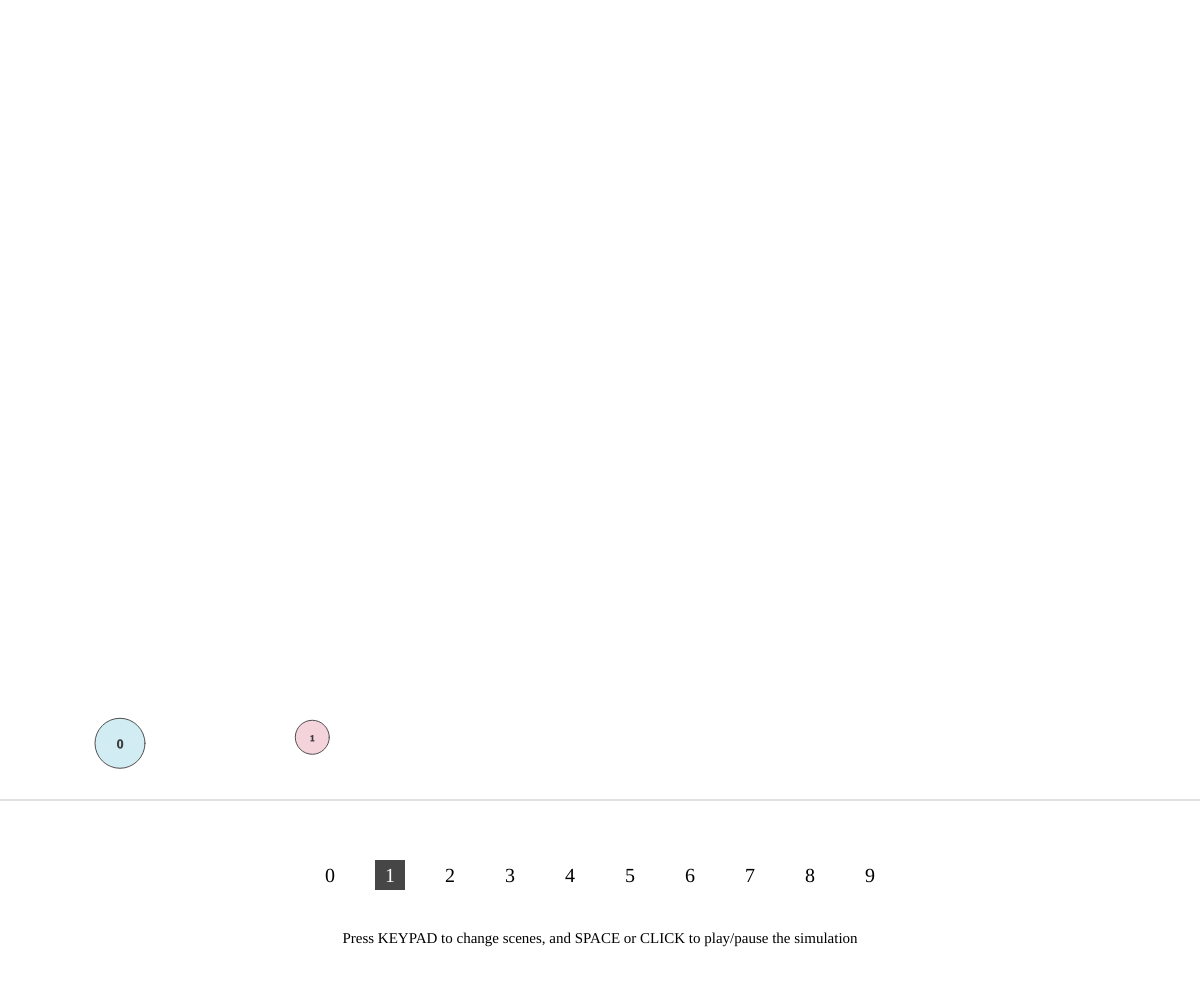
Frame 1 (no input)
Frame 60 (no input): identical to frame 1, image omitted
Frame 120 (the mouse pressed at the canvas centre since frame 60): identical to frame 1, image omitted

The p5.js sketch that drew this single still picture (run headless with seeded random() and noise() and a simulated clock; from frame 60 on, the mouse is pressed at the canvas centre):

// p5.js sketch
// ── sketch.js


//////////////////////////////////////////////////////////     TYPE INTEGERS 1,2,3,4,5,6,7,8,9,0


var N;   // Which scene is being viewed (whole number 1 -> 6)

var g; // Gravitational Acceleration (pixels / frame)
var e; // Coefficient of Restitution (between balls)

// Other settings:
var zeroG;
var useFloorSpecial;
var gravBalls;
var stopOnCollide;
var floorHeight;
var verbose;

// var collisions;
// var prevCollisions;
var play;

var analyseCollisionOf;

var P;

function setup() {
	
	W = window.innerWidth;
  	H = window.innerHeight;
  	
  // put setup code here
  
	N = 1;   // Which scene is being viewed (whole number 1 -> 0)
	
	verbose = false;
	
// 	collisions = [];
// 	prevCollisions = [];
	play = 1;
	
	analyseCollisionOf = [5,7];
	
	// Initialize VAR'S here (give them values)
 	canvas = createCanvas(W, H);
  
	textFont('Avenir Next');
	textAlign(CENTER,CENTER);
	angleMode(DEGREES);
	
	newSetUp(N);
	runSetup(N);
}

function setUpEnv(){
		
	P = [];
	
	g = 0.3; // Gravitational Acceleration (pixels / frame)
	e = 0.6; // Coefficient of Restitution (between balls)
	
	// Other settings:
	zeroG = false;
	useFloorSpecial = true;
	gravBalls = false;
	stopOnCollide = false;
	floorHeight=H/5;
}

function newSetUp(N){
	setUpEnv();
	initSetup(N);
}

function draw() {
	if (!play){
		runSetup(N);
	}
}


window.onresize = function() {
  resizeCanvas(windowWidth, windowHeight);
  W = windowWidth;
  H = windowHeight
};


// Other functions down here

class Particle{
	constructor (x,y,m,r,v,F,colour){
	    this.x = x; // x-coor
	    this.y = y; // y-coor
	    this.m = m; // mass
	    this.r = r; // radius
	    this.v = v; // velocity
	    this.F = F; // force
	    this.onGround = false;
	    this.collide = false;
	    this.colour = colour;
    }
    
    draw (i){
    	fill(this.colour);
	    stroke(79, 79, 79);
	    ellipse(this.x,this.y,2*this.r,2*this.r);
	    fill(51, 51, 51);
		textSize(this.r/2);
	    scale(1,-1);
	    text(i,this.x,-this.y+1);
	    scale(1,-1);
	}
	
	updateForce (i){
	    if (zeroG){
	        this.F.y = 0;
	    } else {
	        this.F.y = -this.m*g;
	    }
	    
	    this.F.x = 0;
	    
	    // AIR RESISTANCE
	    
	    if (!this.onGround){
	        this.F.x *= pow(1.05,-abs(this.v.x));
	        this.F.y *= pow(1.05,-abs(this.v.y));
	    }
	    
	    collideCeil(this);
	    collideWallLeft(this);
	    collideWallRight(this);
	    collideFloor(this);
	    
	    if (gravBalls){
		    for (var j=0; j<P.length; j+=1){
			    if (i!==j){
					graviAttract(this,P[j]);
				}
		    }
	    }
	    
	    if (this.collide){
/*
	        var inPrevCollision = false;
	        if (collisions.length){
	            for (var c=0; c<collisions.length; c+=1){
	                if (collisions[c][0]===analyseCollisionOf[0] && collisions[c][1]===analyseCollisionOf[1]){
	                    inPrevCollision = true;
	                    break;
	                }
	            }
	        }
*/
/*
	        if (collisions[c][0]===analyseCollisionOf[0] && collisions[c][1]===analyseCollisionOf[1]){
	            verbose = true;
	        }
*/
	        var XvRot = (this.collide.thisV.x*(this.m-this.collide.m*e) + this.collide.v.x*(this.collide.m + this.collide.m*e))/(this.m + this.collide.m);
	        // var YvRot = (this.collide.thisV.y*(this.m-this.collide.m*e) + this.collide.v.y*(this.collide.m + this.collide.m*e))/(this.m + this.collide.m);
	        var YvRot = this.collide.thisV.y;
	        if (verbose){
	            print('\n'+i+' Rotated...');
	            print('X:  '+str(round(XvRot*1000)/1000)+', Y:  '+str(round(YvRot*1000)/1000));
	        }
	        var targetVX = (XvRot*this.collide.c-YvRot*this.collide.s);
	        var targetVY = (YvRot*this.collide.c+XvRot*this.collide.s);
	        this.F.x += this.m*(targetVX-this.v.x);
	        this.F.y += this.m*(targetVY-this.v.y);
	        if (verbose){
	            print('\n'+i+' Normal...');
	            print('X:  '+str(round(targetVX*1000)/1000)+', Y:  '+str(round(targetVY*1000)/1000));
	            print('\n ----------\n');
	        }
	        this.collide = false;
/*
	        if (inPrevCollision){
	            verbose = false;    
	        }
*/
	    }
	}
	
	updateVel (){
	    this.v.x += this.F.x/this.m;
	    this.v.y += this.F.y/this.m;
	    
	    if (this.onGround){
	        this.v.x /= 1.01;
	        if (abs(this.v.x) < 0.05){
	            this.v.x = 0;    
	        }
	    }
	}

	updatePos (){
	    this.x += this.v.x;
	    this.y += this.v.y;
	}


}

function collideFloor(particle){
    if (particle.y-particle.r<=2+floorHeight){
        if (useFloorSpecial){
            particle.y=particle.r+floorHeight;
            if (abs(particle.v.y)>=1) {
                particle.F.y += -1.5*particle.m*particle.v.y;
            } else {
                particle.F.y += particle.m*g;
                if (!particle.onGround){
                    particle.F.y += particle.m*particle.v.y;
                }
                particle.onGround = true;
            }
        } else {
            particle.y = floorHeight+particle.r+2;
            particle.F.y += -2*particle.m*particle.v.y;
        }
    }
}

function graviAttract(p1,p2){
	var d = dist(p1.x,p1.y,p2.x,p2.y);
	p1.F.x += 10*(p2.x-p1.x)/d * (p1.m * p2.m)/sq(d);
	p1.F.y += 10*(p2.y-p1.y)/d * (p1.m * p2.m)/sq(d);
}

function collideCeil(particle){
    if (particle.y+particle.r>=height+2){
        particle.y = height-particle.r;
        particle.F.y += -2*particle.m*particle.v.y;
    }
}
function collideWallLeft(particle){
    if (particle.x-particle.r<=2){
        particle.x = particle.r+3;
        particle.F.x += -2*particle.m*particle.v.x*0.9;
    }
}
function collideWallRight(particle){
    if (particle.x+particle.r>=width-2){
        particle.x = width-particle.r-3;
        particle.F.x += -2*particle.m*particle.v.x*0.9;
    }
}

function checkCollide(p1,p2,i1,i2){
//     var inPrevCollision = false;
/*
    for (var c=0; c<prevCollisions.length; c+=1){
        if (prevCollisions[c][0]===i1 && prevCollisions[c][1] === i2){
            inPrevCollision = true;
            break;
        }
    }
*/
//     if (!inPrevCollision){
        if ((p2.x-p1.x)*(p2.x-p1.x) + (p2.y-p1.y)*(p2.y-p1.y) <= (p1.r+p2.r)*(p1.r+p2.r)){
	        var analyse = false;
            if (i1 === analyseCollisionOf[0] && i2 === analyseCollisionOf[1]){
                analyse = true;    
            }
            if (verbose || analyse){
                print('\n ----------------------------\n');
                print('\nCOLLISION');
            }
            var d = dist(p1.x,p1.y,p2.x,p2.y);
            var Xoverlap = (p2.x-p1.x)*((p1.r+p2.r) - d)/(p1.r+p2.r);
/*
            if (verbose){
            print(Xoverlap);
            }
*/
            
            p1.x = p1.x - Xoverlap/2;
            p2.x = p2.x + Xoverlap/2;

            if (!p1.onGround || !p2.onGround){
                var Yoverlap = (p2.y-p1.y)*((p1.r+p2.r) - d)/(p1.r+p2.r);
                p1.y = p1.y - Yoverlap/2;
                p2.y = p2.y + Yoverlap/2;
            }
            d = dist(p1.x,p1.y,p2.x,p2.y);
            Xoverlap = abs(p2.x-p1.x)*((p1.r+p2.r) - d)/(p1.r+p2.r);
/*
            if (verbose){
            print(Xoverlap);
            }
*/
            // background(255, 255, 255);
            // p1.draw();
            // p2.draw();
            var rotateP1 = {x:(p1.v.x*(p2.x-p1.x)+p1.v.y*(p2.y-p1.y))/d,y:(p1.v.y*(p2.x-p1.x)-p1.v.x*(p2.y-p1.y))/d};
            var rotateP2 = {x:(p2.v.x*(p2.x-p1.x)+p2.v.y*(p2.y-p1.y))/d,y:(p2.v.y*(p2.x-p1.x)-p2.v.x*(p2.y-p1.y))/d};
            if (verbose || analyse) {
                print('\nNormal Orientation...');
                print(i1+': Vx:'+round(1000*p1.v.x)/1000 +', Vy:' + round(1000*p1.v.y)/1000);
                print(i2+': Vx:'+round(1000*p2.v.x)/1000 +', Vy:' + round(1000*p2.v.y)/1000);
                print('\nRotated...');
                print(i1+': Vx:'+round(1000*rotateP1.x)/1000 +', Vy:' + round(1000*rotateP1.y)/1000);
                print(i2+': Vx:'+round(1000*rotateP2.x)/1000 +', Vy:' + round(1000*rotateP2.y)/1000);
                print('\nAngles...');
                // print(sq((p2.x-p1.x)/d)+sq((p2.y-p1.y)/d));
                print('from cos: '+round((p2.x-p1.x)/d*1000)/1000);
                print('from sin: '+round((p2.y-p1.y)/d*1000)/1000);
                // print('from cos: '+round(acos((p2.x-p1.x)/d)*1000)/1000);
                // print('from sin: '+round(asin((p2.y-p1.y)/d)*1000)/1000);
            }
            p1.collide = {v:rotateP2,m:p2.m,x:p2.x,y:p2.y,d:d,thisV:rotateP1,c:(p2.x-p1.x)/d,s:(p2.y-p1.y)/d};
            p2.collide = {v:rotateP1,m:p1.m,x:p1.x,y:p1.y,d:d,thisV:rotateP2,c:(p2.x-p1.x)/d,s:(p2.y-p1.y)/d};
//             collisions.push([i1,i2]);
            if (stopOnCollide){
                play = 1;
            }
        }
//     }   
}


function simulateParticle(particle,i){
    particle.updateForce(i);
    particle.updateVel();
    particle.updatePos();
    particle.draw(i);
}

function checkCollideAll(P){
	for (var i=0; i<P.length-1; i+=1){
        for (var j=i+1; j<P.length; j+=1){
            checkCollide(P[i],P[j],i,j);
        }
    }
}

function simulateAll(P){            
    for (var i=0; i<P.length; i+=1){
        simulateParticle(P[i],i);
    }
}

///////////////////////////

function initSetup(N){
    switch (N){
	    case 1:
	        P.push(new Particle(113,255,1,25,{x:7,y:2},{x:0,y:-g},color(141, 207, 227,100)));
	        P.push(new Particle(313,261,1,17,{x:-0.7,y:2},{x:0,y:-g},color(227, 143, 164,100)));
	        break;
		case 2:
	        P.push(new Particle(W/2,H/2,7,25,{x:0,y:7},{x:0,y:-g},color(141, 207, 227,100)));
	        for (var i=0; i<30; i+=1){
	            P.push(new Particle(random(W/4,3*W/4),random(3*H/4,2*H/3),1,13,{x:0,y:0},{x:0,y:-g},color(227, 143, 164,100)));
	        }
	        break;
		case 3:
        	P.push(new Particle(198,255,1,23,{x:0,y:3},{x:0,y:-g},color(141, 207, 227,100)));
			P.push(new Particle(226,310,1,26,{x:0,y:5},{x:0,y:-g},color(227, 143, 164,100)));
			break;
		case 4:
	        P.push(new Particle(198,266,1,24,{x:15,y:2},{x:0,y:-g},color(141, 207, 227,100)));
	        P.push(new Particle(252,201,1,22,{x:-10,y:-1},{x:0,y:-g},color(227, 143, 164,100)));
	        break;
		case 5:
	        P.push(new Particle(113,255,2,28,{x:7,y:2},{x:0,y:-g},color(141, 207, 227,100)));
	        P.push(new Particle(313,261,1,17,{x:-0.7,y:1},{x:0,y:-g},color(227, 143, 164,100)));
	        P.push(new Particle(282,146,4,11,{x:-0.7,y:6},{x:0,y:-g},color(192, 227, 143,100)));
	        break;
		case 6:
	        P.push(new Particle(292,133,4,24,{x:10,y:10},{x:0,y:-g},color(141, 207, 227,100)));
	        P.push(new Particle(97,118,1,10,{x:0,y:6},{x:0,y:-g},color(227, 143, 164,100)));
	        break;
		case 7:
	        zeroG = true;
	        useFloorSpecial = false;
	        P.push(new Particle(113,233,1,13,{x:-0.3,y:0.5},{x:0,y:0},color(141, 207, 227,100)));
	        P.push(new Particle(200,156,1,12,{x:0.6,y:-0.9},{x:0,y:0},color(227, 143, 164,100)));
	        P.push(new Particle(171,364,1,14,{x:-0.6,y:-1.6},{x:0,y:0},color(227, 143, 164,100)));
	        P.push(new Particle(211,122,1,15,{x:0.2,y:-0.4},{x:0,y:0},color(227, 143, 164,100)));
	        P.push(new Particle(154,83,1,11,{x:1.8,y:0.8},{x:0,y:0},color(227, 143, 164,100)));
	        P.push(new Particle(194,182,1,12,{x:-1.8,y:-1.7},{x:0,y:0},color(227, 143, 164,100)));
	        P.push(new Particle(281,265,1,10,{x:1.6,y:-1.6},{x:0,y:0},color(227, 143, 164,100)));
	        P.push(new Particle(192,215,1,15,{x:-1.8,y:0.4},{x:0,y:0},color(227, 143, 164,100)));
	        P.push(new Particle(323,240,1,14,{x:-0.8,y:0.6},{x:0,y:0},color(227, 143, 164,100)));
	        P.push(new Particle(255,141,1,12,{x:-1.8,y:-1.9},{x:0,y:0},color(227, 143, 164,100)));
	        P.push(new Particle(116,316,1,13,{x:1.8,y:1.5},{x:0,y:0},color(227, 143, 164,100)));
			break;
		case 8:
	        zeroG = true;
	        useFloorSpecial = false;
	        gravBalls = true;
	        floorHeight = 0;
	        P.push(new Particle(W/2,H/2,40,27,{x:0,y:0},{x:0,y:0},color(141, 207, 227,100)));
	        P.push(new Particle(W/2,H/4,40,14,{x:1.8,y:0},{x:0,y:0},color(227, 143, 164,100)));
	        P.push(new Particle(W/2,3*H/4,40,14,{x:-1.8,y:0},{x:0,y:0},color(227, 143, 164,100)));
	        P.push(new Particle(W/4,H/2,40,14,{x:0,y:-1.8},{x:0,y:0},color(227, 143, 164,100)));
	        P.push(new Particle(3*W/4,H/2,40,14,{x:0,y:1.8},{x:0,y:0},color(227, 143, 164,100)));
			break;
		case 9:
	        useFloorSpecial = false;
	        P.push(new Particle(2*W/3,H/3,4,25,{x:1,y:0},{x:0,y:0},color(227, 143, 164,100)));
	        P.push(new Particle(5*W/6,3*H/8,3,22,{x:-3,y:0},{x:0,y:0},color(227, 143, 164,100)));
	        P.push(new Particle(W/4,2*H/7,2,17,{x:0,y:-2},{x:0,y:0},color(227, 143, 164,100)));
	        P.push(new Particle(5*W/8,5*H/8,1,10,{x:0,y:2.5},{x:0,y:0},color(227, 143, 164,100)));
	        P.push(new Particle(W/2,H/2,10,27,{x:0,y:0},{x:0,y:0},color(141, 207, 227,100)));
			break;
		case 0:
			zeroG = true;
			floorHeight = 0;
			useFloorSpecial = false;
			for (var i=0; i<10; i+=1){
	        	P.push(new Particle(random(0,W),random(0,H),5,30,{x:0,y:0},{x:0,y:0},color(141, 207, 227,100)));
	        }
	        for (var i=0; i<100; i+=1){
	            P.push(new Particle(random(0,W),random(0,H),1,20,{x:0,y:0},{x:0,y:0},color(227, 143, 164,100)));
	        }
	        break;
    }
}

function defaultRun(){
	checkCollideAll(P);
    simulateAll(P);
}

function runSetup(N){
	background(255, 255, 255);
	textSize(20);
	textAlign(CENTER,CENTER);
	for (var i=0; i<10; i+=1){
		if (i===N){
			rectMode(CENTER);
			fill(70);
			noStroke();
			rect(W/2-(4.5-i)*W/20,7*H/8,30,30);
			fill(255);
		} else {
			fill(0);
		}
		text(i,W/2-(4.5-i)*W/20,7*H/8+2);
	}
	textSize(15);
	fill(0);
	text('Press KEYPAD to change scenes, and SPACE or CLICK to play/pause the simulation',W/2,15*H/16+2);
	translate(0,H);
	scale(1,-1);
    switch (N){
        case 1: defaultRun(); break;
		case 2:
            for (var i=1; i<P.length; i+=1){
                checkCollide(P[0],P[i]);
            }
            simulateAll(P);
            break;
        case 3: defaultRun(); break;
		case 4: defaultRun(); break;
		case 5: defaultRun(); break;
		case 6: defaultRun(); break;
		case 7: defaultRun(); break;
		case 8: defaultRun(); break;
		case 9: defaultRun(); break;
		case 0: defaultRun(); break;
		default: defaultRun(); break;
	}
    stroke(97, 97, 97,100);
    line(0,floorHeight,W,floorHeight);
}

// Issues with more than 1 particle when checking for collision as different outcomes when checking in different orders etc...

// Issues with floor, since particles can slide under others whilst on the floor and be ejected at great speed / bizarre physics, partly because they can push off of floor which isn't modelled with normal reaction currently but with v.y = 0...

function mouseClicked(){
    play = 1-play;    
};

function applyKeyFunc(val){
	if (val){
		if (keyCode>=48 && keyCode<=58){
			N = keyCode-48;
			newSetUp(N);
			runSetup(N);
		} else if (keyCode===32){
			play = 1-play;
		}
	}
}

function keyPressed(){
    applyKeyFunc(true);
}
function keyReleased(){
    applyKeyFunc(false);
}
